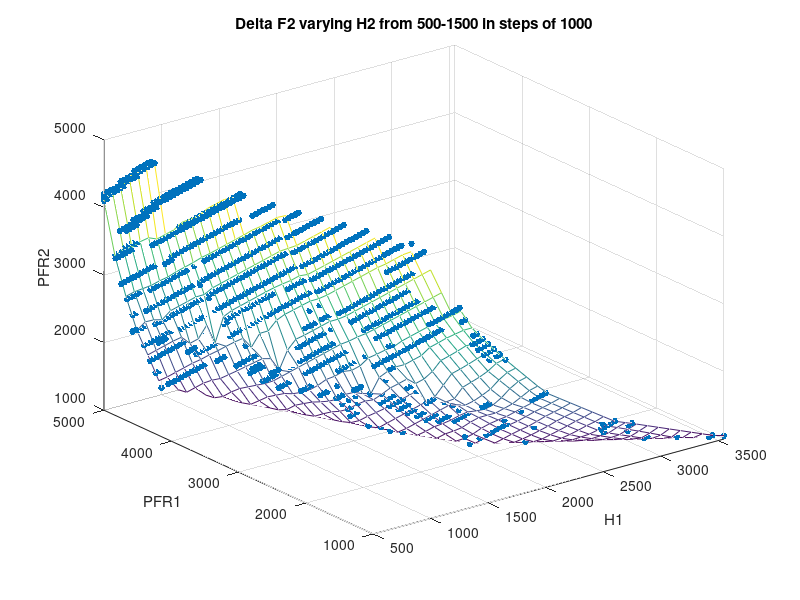

Recreate this plot in MATLAB.
% filename = 'H1-100Deltaf1.xlsx';
% % filename = 'H1-10001.xlsx';
% A = xlsread(filename);
load('deltaf2H2=500.mat')

x = A(:,1) ; y = A(:,2) ; z = A(:,3);

xlin=linspace (min(x), max(x), 33);
ylin=linspace(min(y),max(y), 33);
[X,Y]= meshgrid(xlin,ylin);

Z=griddata(x,y,z,X,Y, 'linear');
mesh(X,Y,Z)
axis tight; hold on
plot3(x,y,z, '.', 'MarkerSize', 15)
%%unstructured 
% dt = delaunayTriangulation(x,y) ;
% tri = dt.ConnectivityList ;
% figure
% trisurf(tri,x,y,z)
rotate3d on;

% scatter3(x,y,z)
title('Delta F2 varying H2 from 500-1500 in steps of 1000')
xlabel('H1')
ylabel('PFR1')
zlabel('PFR2')
